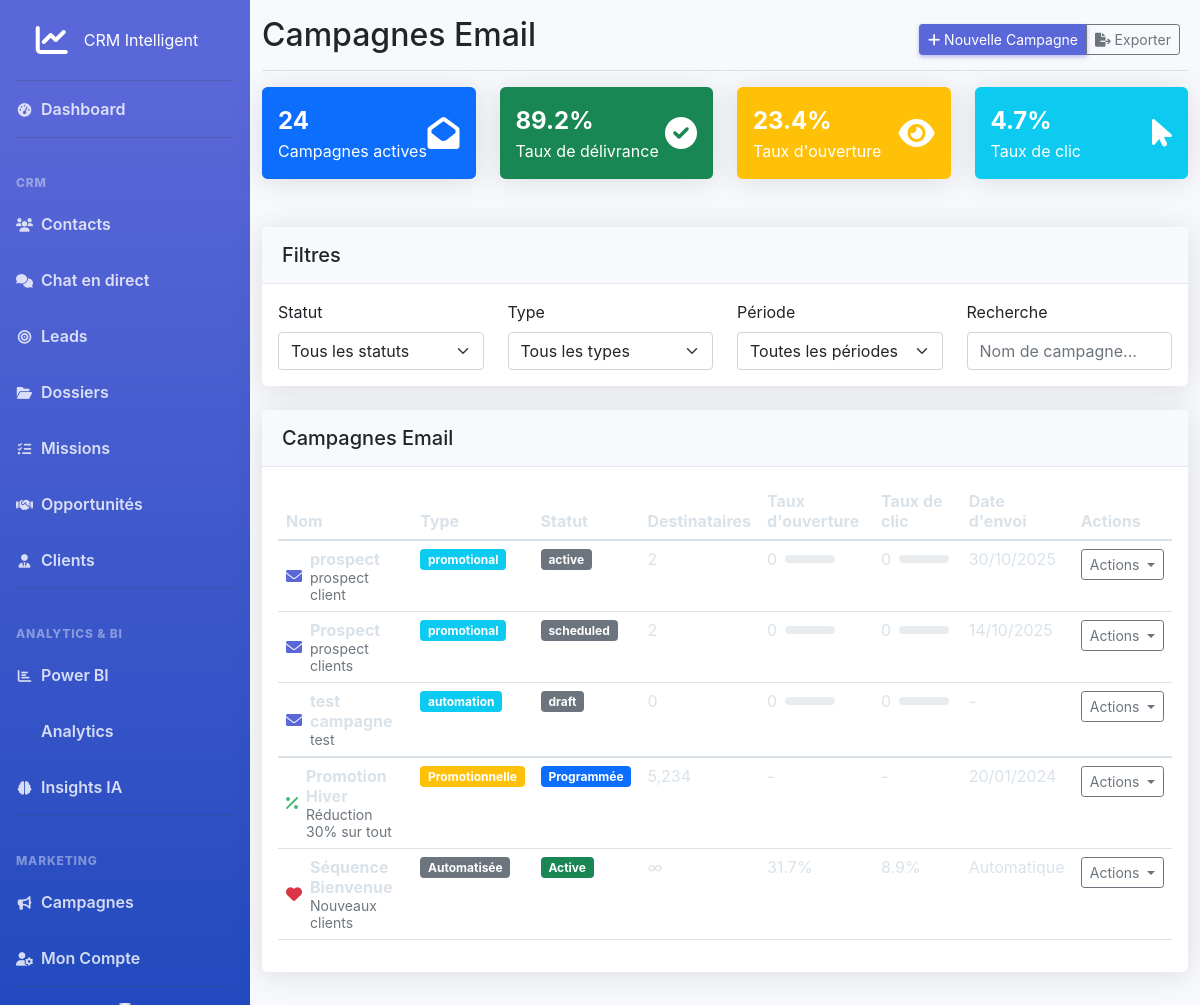
/crm/campaigns-email.php, run on the app's committed database.
### tables this page shows
CREATE TABLE `campaigns` (
  `id` int(11) NOT NULL,
  `name` varchar(255) NOT NULL,
  `type` varchar(100) DEFAULT NULL,
  `automation_id` int(11) DEFAULT NULL,
  `subject` varchar(255) DEFAULT NULL,
  `sender_name` varchar(150) DEFAULT NULL,
  `sender_email` varchar(150) DEFAULT NULL,
  `audience` varchar(100) DEFAULT NULL,
  `customer_id` int(11) DEFAULT NULL,
  `status` varchar(50) DEFAULT NULL,
  `scheduled_at` datetime DEFAULT NULL,
  `created_at` timestamp NOT NULL DEFAULT CURRENT_TIMESTAMP,
  `recipients_emails` text,
  `recipients_count` int(11) DEFAULT '0',
  `recipients` int(11) DEFAULT '0',
  `open_rate` float DEFAULT '0',
  `click_rate` float DEFAULT '0',
  `opens_count` int(11) DEFAULT '0',
  `clicks_count` int(11) DEFAULT '0'
);

### crm/includes/campaigns-email.php (called while the page is built, shortened)
<?php
require_once __DIR__ . '/../config/database.php';
try{
    $sql = 'SELECT * FROM campaigns';
    $params = [];
    $sql .= ' ORDER BY created_at DESC LIMIT 500';
    $stmt = $pdo->prepare($sql);
    $stmt->execute($params);
    $campaigns = $stmt->fetchAll();
}catch(Exception $e){
    $campaigns = [];
}

### crm/campaigns-email.php (the view, shortened to what this page needs)
<?php
include_once __DIR__ . '/includes/campaigns-email.php';
?>
<html lang="fr">
<head>
    <link href="https://cdn.jsdelivr.net/npm/bootstrap@5.1.3/dist/css/bootstrap.min.css" rel="stylesheet">
    <link href="https://cdnjs.cloudflare.com/ajax/libs/font-awesome/6.0.0/css/all.min.css" rel="stylesheet">
    <link href="assets/css/style.css" rel="stylesheet">
</head>
<body>
    <div class="wrapper">
        <?php include 'includes/sidebar.php'; ?>
        <div class="main-content">
            <div class="container-fluid">
                <div class="d-flex justify-content-between flex-wrap flex-md-nowrap align-items-center pt-3 pb-2 mb-3 border-bottom">
                    <h1 class="h2">Campagnes Email</h1>
                    <div class="btn-toolbar mb-2 mb-md-0">
                        <div class="btn-group me-2">
                            <button type="button" class="btn btn-sm btn-primary" data-bs-toggle="modal" data-bs-target="#newCampaignModal">
                                <i class="fas fa-plus"></i> Nouvelle Campagne
                            </button>
                            <button type="button" class="btn btn-sm btn-outline-secondary">
                                <i class="fas fa-file-export"></i> Exporter
                            </button>
                        </div>
                    </div>
                </div>
                <div class="row mb-4">
                    <div class="col-xl-3 col-md-6">
                        <div class="card bg-primary text-white mb-4">
                            <div class="card-body">
                                <div class="d-flex justify-content-between">
                                    <div>
                                        <div class="fs-4 fw-bold">24</div>
                                        <div>Campagnes actives</div>
                                    </div>
                                    <div class="align-self-center">
                                        <i class="fas fa-envelope-open fs-2"></i>
                                    </div>
                                </div>
                            </div>
                        </div>
                    </div>
                    <div class="col-xl-3 col-md-6">
                        <div class="card bg-success text-white mb-4">
                            <div class="card-body">
                                <div class="d-flex justify-content-between">
                                    <div>
                                        <div class="fs-4 fw-bold">89.2%</div>
                                        <div>Taux de délivrance</div>
                                    </div>
                                    <div class="align-self-center">
                                        <i class="fas fa-check-circle fs-2"></i>
                                    </div>
                                </div>
                            </div>
                        </div>
                    </div>
                    <div class="col-xl-3 col-md-6">
                        <div class="card bg-warning text-white mb-4">
                            <div class="card-body">
                                <div class="d-flex justify-content-between">
                                    <div>
                                        <div class="fs-4 fw-bold">23.4%</div>
                                        <div>Taux d'ouverture</div>
                                    </div>
                                    <div class="align-self-center">
                                        <i class="fas fa-eye fs-2"></i>
                                    </div>
                                </div>
                            </div>
                        </div>
                    </div>
                    <div class="col-xl-3 col-md-6">
                        <div class="card bg-info text-white mb-4">
                            <div class="card-body">
                                <div class="d-flex justify-content-between">
                                    <div>
                                        <div class="fs-4 fw-bold">4.7%</div>
                                        <div>Taux de clic</div>
                                    </div>
                                    <div class="align-self-center">
                                        <i class="fas fa-mouse-pointer fs-2"></i>
                                    </div>
                                </div>
                            </div>
                        </div>
                    </div>
                </div>
                <div class="card mb-4">
                    <div class="card-header">
                        <h5 class="card-title mb-0">Filtres</h5>
                    </div>
                    <div class="card-body">
                        <div class="row">
                            <div class="col-md-3">
                                <label for="statusFilter" class="form-label">Statut</label>
                                <select class="form-select" id="statusFilter">
                                    <option value="">Tous les statuts</option>
                                </select>
                            </div>
                            <div class="col-md-3">
                                <label for="typeFilter" class="form-label">Type</label>
                                <select class="form-select" id="typeFilter">
                                    <option value="">Tous les types</option>
                                </select>
                            </div>
                            <div class="col-md-3">
                                <label for="dateFilter" class="form-label">Période</label>
                                <select class="form-select" id="dateFilter">
                                    <option value="">Toutes les périodes</option>
                                </select>
                            </div>
                            <div class="col-md-3">
                                <label for="searchCampaign" class="form-label">Recherche</label>
                                <input type="text" class="form-control" id="searchCampaign" placeholder="Nom de campagne...">
                            </div>
                        </div>
                    </div>
                </div>
                <div class="card">
                    <div class="card-header">
                        <h5 class="card-title mb-0">Campagnes Email</h5>
                    </div>
                    <div class="card-body">
                        <div class="table-responsive">
                            <table class="table table-hover">
                                <thead>
                                    <tr>
                                        <th>Nom</th>
                                        <th>Type</th>
                                        <th>Statut</th>
                                        <th>Destinataires</th>
                                        <th>Taux d'ouverture</th>
                                        <th>Taux de clic</th>
                                        <th>Date d'envoi</th>
                                        <th>Actions</th>
                                    </tr>
                                </thead>
                                <tbody id="campaignsTableBody">
                                    <?php if(!empty($campaigns)): ?>
                                        <?php foreach($campaigns as $c): ?>
                                            <?php $isSelected = (!empty($campaign) && $campaign['id'] == $c['id']); ?>
                                            <tr class="<?php echo $isSelected ? 'table-primary' : ''; ?>">
                                                <td>
                                                    <div class="d-flex align-items-center">
                                                        <div class="campaign-icon me-2">
                                                            <i class="fas fa-envelope text-primary"></i>
                                                        </div>
                                                        <div>
                                                            <div class="fw-bold"><?php echo htmlspecialchars($c['name']); ?></div>
                                                            <small class="text-muted"><?php echo htmlspecialchars($c['subject'] ?? ''); ?></small>
                                                        </div>
                                                    </div>
                                                </td>
                                                <td><span class="badge bg-info"><?php echo htmlspecialchars($c['type'] ?? ''); ?></span></td>
                                                <td><span class="badge bg-<?php echo ($c['status']==='sent')? 'success':'secondary'; ?>"><?php echo htmlspecialchars($c['status'] ?? ''); ?></span></td>
                                                <td><?php echo number_format(intval($c['recipients'] ?? 0)); ?></td>
                                                <td>
                                                    <div class="d-flex align-items-center">
                                                        <span class="me-2"><?php echo htmlspecialchars($c['open_rate'] ?? '-'); ?></span>
                                                        <div class="progress" style="width: 50px; height: 8px;">
                                                        </div>
                                                    </div>
                                                </td>
                                                <td>
                                                    <div class="d-flex align-items-center">
                                                        <span class="me-2"><?php echo htmlspecialchars($c['click_rate'] ?? '-'); ?></span>
                                                        <div class="progress" style="width: 50px; height: 8px;">
                                                        </div>
                                                    </div>
                                                </td>
                                                <td><?php echo (!empty($c['scheduled_at'])? date('d/m/Y', strtotime($c['scheduled_at'])) : '-'); ?></td>
                                                <td>
                                                    <div class="dropdown">
                                                        <button class="btn btn-sm btn-outline-secondary dropdown-toggle" type="button" data-bs-toggle="dropdown">
                                                            Actions
                                                        </button>
                                                    </div>
                                                </td>
                                            </tr>
                                        <?php endforeach; ?>
                                    <?php else: ?>
                                        <tr><td colspan="8">Aucune campagne trouvée.</td></tr>
                                    <?php endif; ?>
                                </tbody>
                                    <tr>
                                        <td>
                                            <div class="d-flex align-items-center">
                                                <div class="campaign-icon me-2">
                                                    <i class="fas fa-percentage text-success"></i>
                                                </div>
                                                <div>
                                                    <div class="fw-bold">Promotion Hiver</div>
                                                    <small class="text-muted">Réduction 30% sur tout</small>
                                                </div>
                                            </div>
                                        </td>
                                        <td><span class="badge bg-warning">Promotionnelle</span></td>
                                        <td><span class="badge bg-primary">Programmée</span></td>
                                        <td>5,234</td>
                                        <td>-</td>
                                        <td>-</td>
                                        <td>20/01/2024</td>
                                        <td>
                                            <div class="dropdown">
                                                <button class="btn btn-sm btn-outline-secondary dropdown-toggle" type="button" data-bs-toggle="dropdown">
                                                    Actions
                                                </button>
                                            </div>
                                        </td>
                                    </tr>
                                    <tr>
                                        <td>
                                            <div class="d-flex align-items-center">
                                                <div class="campaign-icon me-2">
                                                    <i class="fas fa-heart text-danger"></i>
                                                </div>
                                                <div>
                                                    <div class="fw-bold">Séquence Bienvenue</div>
                                                    <small class="text-muted">Nouveaux clients</small>
                                                </div>
                                            </div>
                                        </td>
                                        <td><span class="badge bg-secondary">Automatisée</span></td>
                                        <td><span class="badge bg-success">Active</span></td>
                                        <td>∞</td>
                                        <td>31.7%</td>
                                        <td>8.9%</td>
                                        <td>Automatique</td>
                                        <td>
                                            <div class="dropdown">
                                                <button class="btn btn-sm btn-outline-secondary dropdown-toggle" type="button" data-bs-toggle="dropdown">
                                                    Actions
                                                </button>
                                            </div>
                                        </td>
                                    </tr>
                            </table>
                        </div>
                    </div>
                </div>
            </div>
        </div>
    </div>
</body>
</html>

### data on the page
campaigns: name "prospect", subject "prospect client", type "promotional", status "active", recipients "2", open_rate "0", click_rate "0", scheduled_at "30/10/2025"
campaigns: name "Prospect", subject "prospect clients", type "promotional", status "scheduled", recipients "2", open_rate "0", click_rate "0", scheduled_at "14/10/2025"
campaigns: name "test campagne", subject "test", type "automation", status "draft", recipients "0", open_rate "0", click_rate "0"
